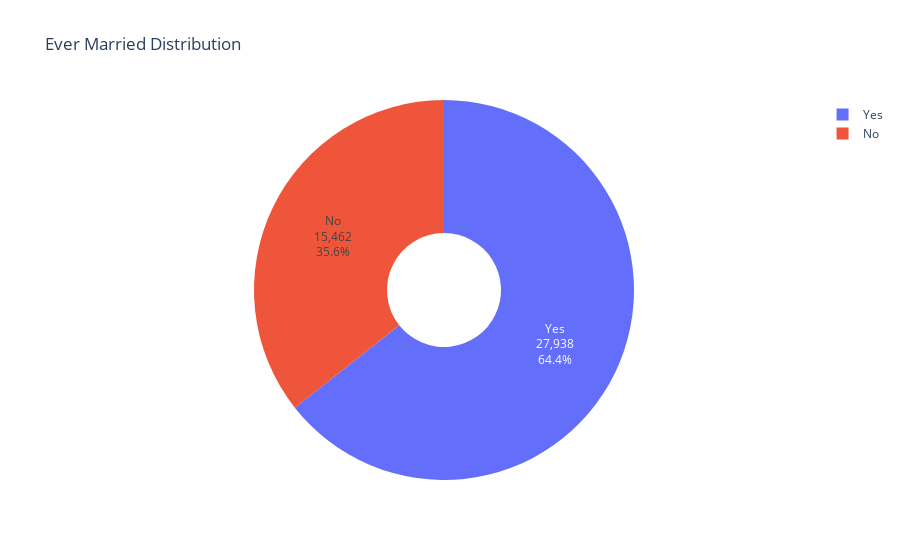

The code cell stored with this chart in its notebook:
### Code cell
fig = go.Figure(data=[go.Pie(labels=married.index, values=married.values, textinfo='label+percent+value', hole=.3)])
fig.update_layout(title_text='Ever Married Distribution')
fig.show()

### Figure 1 — Plotly figure (JSON) as saved in the notebook; plotly's stock layout.template omitted (floating-point values rounded to 4 significant figures)
{"data": [{"hole": 0.3, "labels": ["Yes", "No"], "textinfo": "label+percent+value", "type": "pie", "values": [27938, 15462]}], "layout": {"title": {"text": "Ever Married Distribution"}}}
